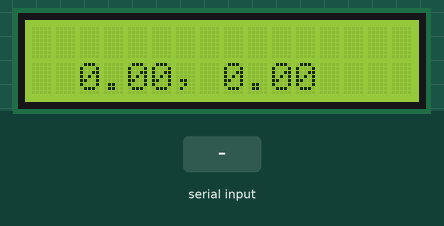
Simulated run of this sketch. Board: Arduino Uno, built with avr-gcc and run on an emulated ATmega328P. Shown: 16×2 character LCD. Inputs (shaded band) come from the test bench. What the sketch prints to the serial monitor is not drawn.

Above: at 1.2 s.
1.3 s: "90,45\n" received over Serial
At 2.2 s:
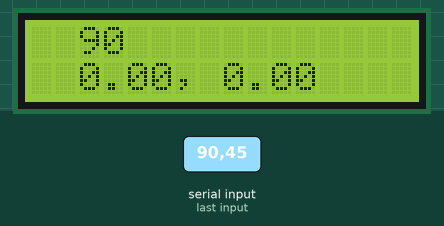
4.3 s: "0\n" received over Serial
7.3 s: "1,90,45\n" received over Serial
At 8.4 s:
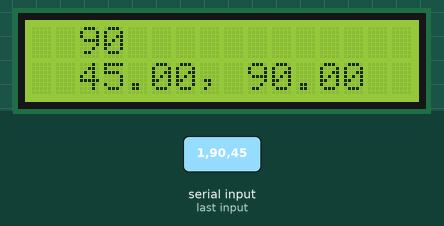
Timing chart, 0 to 10.3 s (numbered marks = the images above; inputs shaded):
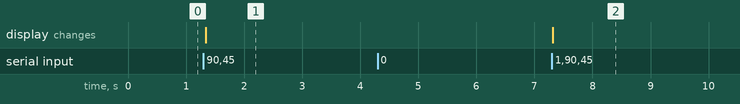

Measured:
- after the input at 1.3 s, the display: changes at once (image 1)
- after the input at 4.3 s, every drawn part: stays the same
- after the input at 7.3 s, the display: changes at once (image 2)

The sketch:

pytest.ino
```cpp
// Include the library:
#include <LiquidCrystal.h>
// Create an LCD object. Parameters: (RS, E, D4, D5, D6, D7):
LiquidCrystal lcd = LiquidCrystal(2, 3, 4, 5, 6, 7);
String x;
String input;
String obj;
float x_coord;
float y_coord;
int count = 0;
void setup() {

  //Startup serial to connect with python
  Serial.begin(115200);
  Serial.setTimeout(1);
  // Specify the LCD's number of columns and rows. Change to (20, 4) for a 20x4 LCD:
  lcd.begin(16, 2);

}
void loop() {
  if(Serial.available() > 0){
  lcd.clear();
  x = Serial.readString();
  Serial.print(x);
  int c = x.length();
  for (int i = 0; i < c; i++)
    {
      if(x[i] != ','){
        input += x[i];
      }
      else{
        if(count == 0){
          obj = input;
          input = "";
          count++;
        }
        else if(count == 1){
          x_coord = input.toFloat();
          input = "";
          count++;
        }
        else{
          y_coord = input.toFloat();
          input = "";
        }
      }
      }

    }

  lcd.clear();


  // Set the cursor on the third column and the first row, counting starts at 0:
  lcd.setCursor(2, 0);
  // Print the string 'Hello World!':
  lcd.print(obj);
  // Set the cursor on the third column and the second row:
  lcd.setCursor(2, 1);
  // Print the string 'LCD tutorial':
  lcd.print(String(x_coord)+", "+String(y_coord));


}
```
